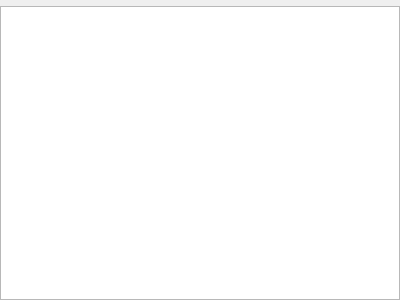
<?xml version="1.0" encoding="UTF-8"?>
<ui version="4.0">
 <class>GammaRay::MimeTypesWidget</class>
 <widget class="QWidget" name="GammaRay::MimeTypesWidget">
  <property name="geometry">
   <rect>
    <x>0</x>
    <y>0</y>
    <width>400</width>
    <height>300</height>
   </rect>
  </property>
  <layout class="QVBoxLayout" name="verticalLayout">
   <property name="margin">
    <number>0</number>
   </property>
   <item>
    <widget class="KFilterProxySearchLine" name="searchLine"/>
   </item>
   <item>
    <widget class="QTreeView" name="mimeTypeView">
     <property name="sortingEnabled">
      <bool>true</bool>
     </property>
    </widget>
   </item>
  </layout>
 </widget>
 <customwidgets>
  <customwidget>
   <class>KFilterProxySearchLine</class>
   <extends>QWidget</extends>
   <header>kde/kfilterproxysearchline.h</header>
  </customwidget>
 </customwidgets>
 <resources/>
 <connections/>
</ui>
